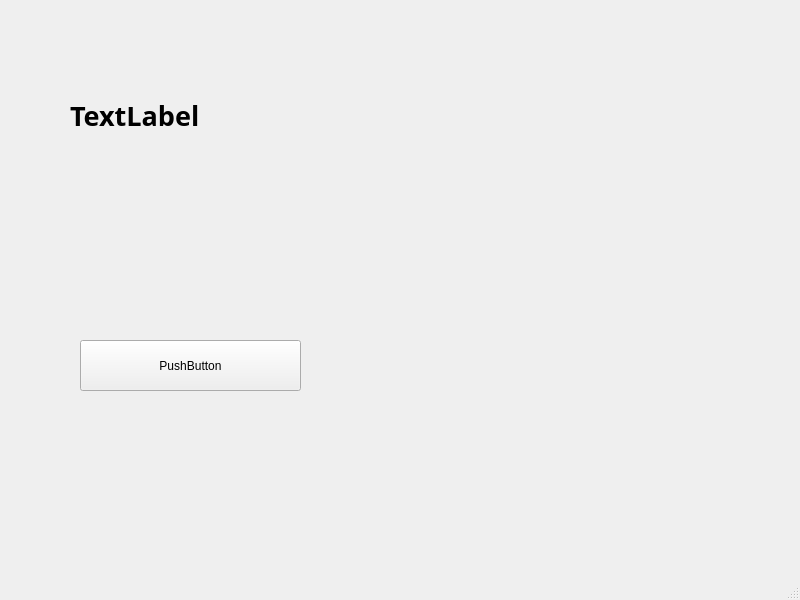
<?xml version="1.0" encoding="UTF-8"?>
<ui version="4.0">
 <class>MainWindow</class>
 <widget class="QMainWindow" name="MainWindow">
  <property name="geometry">
   <rect>
    <x>0</x>
    <y>0</y>
    <width>800</width>
    <height>600</height>
   </rect>
  </property>
  <property name="windowTitle">
   <string>MainWindow</string>
  </property>
  <widget class="QWidget" name="centralwidget">
   <widget class="QLabel" name="labelTest">
    <property name="geometry">
     <rect>
      <x>70</x>
      <y>50</y>
      <width>301</width>
      <height>131</height>
     </rect>
    </property>
    <property name="font">
     <font>
      <family>Adobe Devanagari</family>
      <pointsize>20</pointsize>
      <weight>75</weight>
      <bold>true</bold>
     </font>
    </property>
    <property name="text">
     <string>TextLabel</string>
    </property>
   </widget>
   <widget class="QPushButton" name="buttonTest">
    <property name="geometry">
     <rect>
      <x>80</x>
      <y>340</y>
      <width>221</width>
      <height>51</height>
     </rect>
    </property>
    <property name="text">
     <string>PushButton</string>
    </property>
   </widget>
  </widget>
  <widget class="QMenuBar" name="menubar">
   <property name="geometry">
    <rect>
     <x>0</x>
     <y>0</y>
     <width>800</width>
     <height>25</height>
    </rect>
   </property>
  </widget>
  <widget class="QStatusBar" name="statusbar"/>
 </widget>
 <resources/>
 <connections/>
</ui>
